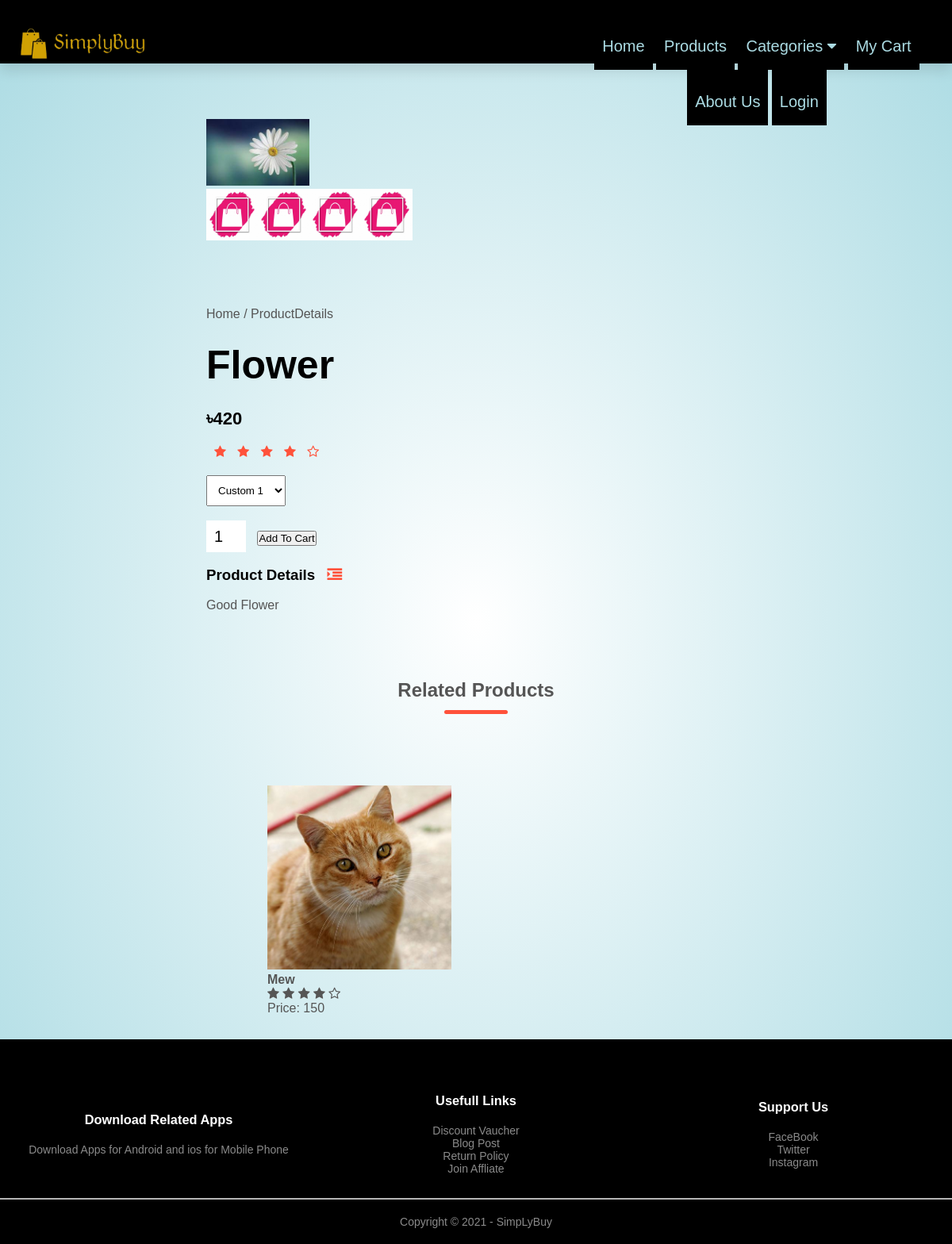
The page /ProductDetails.php?ProductID=39 on the database its author committed.
### tables this page shows
CREATE TABLE `product` (
  `ProductID` int(11) NOT NULL,
  `ProductName` varchar(255) NOT NULL,
  `Category` varchar(255) NOT NULL,
  `Quantity` int(11) NOT NULL,
  `Rating` double NOT NULL,
  `RatedCount` int(11) NOT NULL,
  `Price` double NOT NULL,
  `img_dir` varchar(255) NOT NULL,
  `Details` varchar(255) NOT NULL,
  `Time_Added` datetime NOT NULL
);

### ProductDetails.php (the view, shortened to what this page needs)
<!DOCTYPE html>
<html lang="en">
<head>
    <link rel="stylesheet" href="StyleSheet.css">
    <link rel="stylesheet" href="style.css">
    <link href="https://maxcdn.bootstrapcdn.com/font-awesome/4.2.0/css/font-awesome.min.css" rel="stylesheet">
</head>
<body>
<div class="Body">
    <div class="Container">
                <nav class="container"> >
                    <ul>
                        <img class="logo-img" src="Images/Logo.png" style="margin-left: 20px;" height="50px" alt="SimpLyBuy">
                        <li><a href="home.php">Home</a></li>
                        <li><a href="Products.php?sort=default">Products</a></li>
                        <li><a href="">Categories <i class="fa fa-caret-down" aria-hidden="true"></i></a>
                        </li>
                        <li><a href="cart.php?user=<?php
                                if (isset($_SESSION["username"])){
                                    echo $_SESSION["username"];
                                }
                            ?>
                        ">My Cart</a></li>
                        <li><a href="#info">About Us</a></li>
                        <?php if (isset($_SESSION["username"])) : ?>
                            <li><a href="UserProfile.php" style="color: blue">
                                    <?php echo $_SESSION["username"]; ?></a>
                            </li>
                            <li><a href="home.php?logout='1' style=" color">Log Out</a></li>
                        <?php else : ?>
                            <li><a href="Login.php">Login</a></li>
                        <?php endif ?>
                    </ul>
                </nav>
        </div>
    </div>
    <?php
        if(isset($_GET['ProductID'])){
            $dbCart = mysqli_connect('localhost','root', '', 'simplybuy');
            $id = $_GET['ProductID'];
            $sql = "SELECT * From product WHERE ProductID = '$id';" ;
            $result = mysqli_query($dbCart,$sql) or die("Error in $sql");
            $row = mysqli_fetch_assoc($result);
        }
    ?>
    <div class="small-container single-product">
        <div class="Row">
            <div class="TwinColumn">
                <?php echo "<img src = '{$row['img_dir']}' width = 50% >"; ?>
                <div class="small-img-row">
                    <div class="small-img-column">
                        <img src="Images/DemoProductImage.jpg" width="100%" class="samll-img">
                    </div>
                    <div class="small-img-column">
                        <img src="Images/DemoProductImage.jpg" width="100%" class="samll-img">
                    </div>
                    <div class="small-img-column">
                        <img src="Images/DemoProductImage.jpg" width="100%" class="samll-img">
                    </div>
                    <div class="small-img-column">
                        <img src="Images/DemoProductImage.jpg" width="100%" class="samll-img">
                    </div>
                </div>
            </div>
            <div class="TwinColumn">
                <p>Home / ProductDetails</p>
                <h1><?php echo $row['ProductName']; ?></h1>
                <h4>&#2547;<?php echo $row['Price']; ?></h4>
                <div class="rating">
                    <?php
                        $rating = $row['Rating'];
                    ?>
                    <i class="fa fa-star"></i>
                    <i class="fa fa-star"></i>
                    <i class="fa fa-star"></i>
                    <i class="fa fa-star"></i>
                    <?php
                    if($rating > 4.5):
                    ?>
                    <i class="fa fa-star"></i>
                    <?php
                        elseif($rating > 4.3):
                    ?>
                    <i class="fa fa-star-half-o"></i>
                    <?php
                        else :
                    ?>
                    <i class="fa fa-star-o"></i>
                    <?php
                        endif;
                    ?>
                </div>
                <select>
                    <option>Custom 1</option>
                </select>
                <br>
                <form action="CartAddProduct.php?user=<?php
                if(isset($_SESSION["username"]))
                echo $_SESSION["username"];
            ?>&addCartID=<?php echo $row['ProductID']; ?>" method="post">
                    <input type="Number" min="1" value="1" name="count">
                    <button type="submit">Add To Cart</button>
                </form>
                <br>
                <h3>Product Details <i class="fa fa-indent"></i></h3>
                <br>
                <p><?php echo $row['Details']; ?></p>
                <br>
            </div>
        </div>
    </div>
    <?php
        $dbCart = mysqli_connect('localhost','root', '', 'simplybuy');
        $currentCategory = $row['Category'];
        $currentID = $row['ProductID'];
        $sql = "SELECT * From product WHERE product.Category = '$currentCategory'AND NOT ProductID = '$currentID' ORDER BY Rating DESC ;" ;
        $result = mysqli_query($dbCart,$sql) or die("Error in $sql");
        $resultCheck = mysqli_num_rows($result);
    ?>
    <div class="SmallContainer">
        <h2 class="Title">Related Products</h2>
        <div class="ThreeColumnRow">
        <?php
            if($resultCheck>0):
            while ($row = mysqli_fetch_assoc($result)):
        ?>
            <div class="ThreeColumn">
                <a href="ProductDetails.php?ProductID=<?php echo $row['ProductID']?>">
                <?php echo "<img src = '{$row['img_dir']}'>"; ?>
                <h4>
                    <?php echo $row['ProductName'] ;?>
                </h4>
                <div class="rating">
                    <?php
                        $rating = $row['Rating'];
                        ?>
                        <i class="fa fa-star"></i>
                        <i class="fa fa-star"></i>
                        <i class="fa fa-star"></i>
                        <i class="fa fa-star"></i>
                        <?php
                            if($rating == 5):
                        ?>
                        <i class="fa fa-star"></i>
                        <?php
                            elseif($rating == 4.5):
                        ?>
                        <i class="fa fa-star-half-o"></i>
                        <?php
                            else :
                        ?>
                        <i class="fa fa-star-o"></i>
                        <?php
                            endif;
                        ?>
                </div>
                <p><?php echo 'Price: '.$row['Price'] ;?> </p>
            </div>
        <?php
                endwhile;
            endif;
        ?>
        </div>
    </div>
    <div class="Footer" id="info">
            <div class="Row">
                <div class="FooterColumn">
                    <h3> Download Related Apps </h3>
                    <p>Download Apps for Android and ios for Mobile Phone</p>
                </div>
                <div class="FooterColumn">
                    <h3> Usefull Links</h3>
                    <ul>
                        <li>Discount Vaucher</li>
                        <li>Blog Post</li>
                        <li>Return Policy</li>
                        <li>Join Affliate</li>
                    </ul>
                </div>
                <div class="FooterColumn">
                    <h3> Support Us</h3>
                    <ul>
                        <li>FaceBook</li>
                        <li>Twitter</li>
                        <li>Instagram</li>
                    </ul>
                </div>
            </div>
            <hr>
            <p style="text-align: center;">Copyright &copy; 2021 - SimpLyBuy</p>
    </div>
</body>
</html>

### StyleSheet.css (style rules this page uses)
* { margin: 0; padding: 0; box-sizing: border-box; }
nav { height: 80px; background: black; box-shadow: 0 10px 15px rgba(0, 0, 0, 0.1); }
nav ul { padding: 0; margin: 0; float: right; margin-right: 30px; }
nav ul li { background: black ; position: relative; list-style: none; display: inline-block; }
nav ul li a { display: block; padding: 10px 10px 0 10px; color:#abdbe3 ; text-decoration: none; line-height: 60px; font-size: 20px; }
a { text-decoration: none; color: #555; }
p { color: #555; }
.Container { width: 100%; text-align: center; background-color: lightblue; }
.logo-img { float: left; margin: 10px 550px 15px 0px; }
.Row { height: 720px; display: flex; align-items: center; flex-wrap: wrap; justify-content: space-around; }
.TwinColumn { flex-basis: 50%; min-width: 300px; }
.TwinColumn img { max-width: 100%; padding: 50px 0; }
.TwinColumn h1 { font-size: 50px; line-height: 60px; margin: 25px 0; }
body { background:radial-gradient(#fff,#abdbe3); font-family: 'Montserrat', sans-serif; }
.SmallContainer { max-width: 880px; margin: auto; padding-right: 20px; padding-left: 20px; padding-top: 10px; padding-bottom: 10px; }
.ThreeColumnRow { display: flex; align-items: center; flex-wrap: wrap; justify-content: space-around; }
.ThreeColumn { flex-basis:30%; padding: 10px; min-width: 200px; margin-bottom: 10px; transition: transform 0.5s; }
.ThreeColumn img { width: 100%; }
.Title { text-align: center; margin: 0 auto 80px; position: relative; line-height: 60px; color: #555; }
.Title::after { content:'' ; background: #ff523b; width: 80px; height: 5px; border-radius: 5px; position: absolute; bottom: 0; left: 50%; transform: translateX(-50%); }
.Footer { background: black; color: #8a8a8a; font-size: 14px; padding: 60px 0 20px; }
.Footer p { color: #8a8a8a; }
.Footer h3 { color: white; margin-bottom: 20px; }
.FooterColumn { flex-basis: 30%; text-align: center; }
.Footer .Row { height: 120px; display: flex; align-items: center; justify-content: space-around; }
ul { list-style-type: none; }
.Footer hr { border: none ; background: #b5b5b5; height: 2px; margin: 20px 0; }

### style.css (style rules this page uses)
.single-product { margin-top: 30px; padding-left: 20%; }
.single-product .TwinColumn img { padding: 0; }
.single-product .TwinColumn { padding: 20px; }
.single-product h4 { margin: 20px 0; font-size: 22px; font-weight: bold; }
.single-product select { display: block; padding: 10px; margin-top: 20px; }
.single-product input { width: 50px; height: 40px; padding-left: 10px; font-size: 20px; margin-right: 10px; border: #ff523b; }
.single-product .fa { color: #ff523b; margin-left: 10px; }
.small-img-row { display: flex; justify-content: space-between; }

### rows shown on the page
product: img_dir (picture), ProductName "Flower", Price "420", Details "Good Flower"
product: img_dir (picture), ProductName "Mew", Rating 0 (drawn), Price "150"
